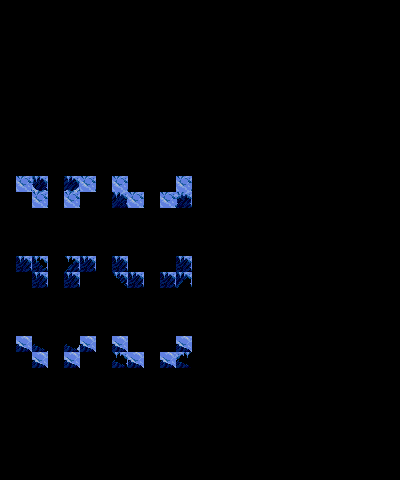

A level layout from a 2D game, rendered from its tile map. Below: a short description, then the map file with its tile-grid data intact:
An orthogonal 25x30 tile map with 16x16 px tiles, 4 tile layers (input_foreground, output1_foreground, output2_foreground, regions).

<map version="1.9" tiledversion="1.9.2" orientation="orthogonal" renderorder="right-down" width="25" height="30" tilewidth="16" tileheight="16" infinite="0" nextlayerid="7" nextobjectid="1">
 <tileset firstgid="1" name="foreground_ice" tilewidth="16" tileheight="16" tilecount="260" columns="20">
  <image source="../foreground/ice.png" width="320" height="208" />
 </tileset>
 <layer id="4" name="input_foreground" width="25" height="30">
  <data encoding="csv">
0,0,0,0,0,0,0,0,0,0,0,0,0,0,0,0,0,0,0,0,0,0,0,0,0,
0,0,0,0,0,0,0,0,0,0,0,0,0,0,0,0,0,0,0,0,0,0,0,0,0,
0,0,0,0,0,0,0,0,0,0,0,0,0,0,0,0,0,0,0,0,0,0,0,0,0,
0,0,0,0,0,0,0,0,0,0,0,0,0,0,0,0,0,0,0,0,0,0,0,0,0,
0,0,0,0,0,0,0,0,0,0,0,0,0,0,0,0,0,0,0,0,0,0,0,0,0,
0,0,0,0,0,0,0,0,0,0,0,0,0,0,0,0,0,0,0,0,0,0,0,0,0,
0,0,0,0,0,0,0,0,0,0,0,0,0,0,0,0,0,0,0,0,0,0,0,0,0,
0,0,0,0,0,0,0,0,0,0,0,0,0,0,0,0,0,0,0,0,0,0,0,0,0,
0,0,0,0,0,0,0,0,0,0,0,0,0,0,0,0,0,0,0,0,0,0,0,0,0,
0,0,0,0,0,0,0,0,0,0,0,0,0,0,0,0,0,0,0,0,0,0,0,0,0,
0,0,0,0,0,0,0,0,0,0,0,0,0,0,0,0,0,0,0,0,0,0,0,0,0,
0,10,125,0,125,10,0,10,0,0,0,10,0,0,0,0,0,0,0,0,0,0,0,0,0,
0,0,10,0,10,0,0,125,10,0,10,125,0,0,0,0,0,0,0,0,0,0,0,0,0,
0,0,0,0,0,0,0,0,0,0,0,0,0,0,0,0,0,0,0,0,0,0,0,0,0,
0,0,0,0,0,0,0,0,0,0,0,0,0,0,0,0,0,0,0,0,0,0,0,0,0,
0,0,0,0,0,0,0,0,0,0,0,0,0,0,0,0,0,0,0,0,0,0,0,0,0,
0,125,1,0,1,125,0,125,0,0,0,125,0,0,0,0,0,0,0,0,0,0,0,0,0,
0,0,125,0,125,0,0,1,125,0,125,1,0,0,0,0,0,0,0,0,0,0,0,0,0,
0,0,0,0,0,0,0,0,0,0,0,0,0,0,0,0,0,0,0,0,0,0,0,0,0,
0,0,0,0,0,0,0,0,0,0,0,0,0,0,0,0,0,0,0,0,0,0,0,0,0,
0,0,0,0,0,0,0,0,0,0,0,0,0,0,0,0,0,0,0,0,0,0,0,0,0,
0,10,1,0,1,10,0,10,0,0,0,10,0,0,0,0,0,0,0,0,0,0,0,0,0,
0,0,10,0,10,0,0,1,10,0,10,1,0,0,0,0,0,0,0,0,0,0,0,0,0,
0,0,0,0,0,0,0,0,0,0,0,0,0,0,0,0,0,0,0,0,0,0,0,0,0,
0,0,0,0,0,0,0,0,0,0,0,0,0,0,0,0,0,0,0,0,0,0,0,0,0,
0,0,0,0,0,0,0,0,0,0,0,0,0,0,0,0,0,0,0,0,0,0,0,0,0,
0,0,0,0,0,0,0,0,0,0,0,0,0,0,0,0,0,0,0,0,0,0,0,0,0,
0,0,0,0,0,0,0,0,0,0,0,0,0,0,0,0,0,0,0,0,0,0,0,0,0,
0,0,0,0,0,0,0,0,0,0,0,0,0,0,0,0,0,0,0,0,0,0,0,0,0,
0,0,0,0,0,0,0,0,0,0,0,0,0,0,0,0,0,0,0,0,0,0,0,0,0
</data>
 </layer>
 <layer id="3" name="output1_foreground" width="25" height="30">
  <data encoding="csv">
0,0,0,0,0,0,0,0,0,0,0,0,0,0,0,0,0,0,0,0,0,0,0,0,0,
0,0,0,0,0,0,0,0,0,0,0,0,0,0,0,0,0,0,0,0,0,0,0,0,0,
0,0,0,0,0,0,0,0,0,0,0,0,0,0,0,0,0,0,0,0,0,0,0,0,0,
0,0,0,0,0,0,0,0,0,0,0,0,0,0,0,0,0,0,0,0,0,0,0,0,0,
0,0,0,0,0,0,0,0,0,0,0,0,0,0,0,0,0,0,0,0,0,0,0,0,0,
0,0,0,0,0,0,0,0,0,0,0,0,0,0,0,0,0,0,0,0,0,0,0,0,0,
0,0,0,0,0,0,0,0,0,0,0,0,0,0,0,0,0,0,0,0,0,0,0,0,0,
0,0,0,0,0,0,0,0,0,0,0,0,0,0,0,0,0,0,0,0,0,0,0,0,0,
0,0,0,0,0,0,0,0,0,0,0,0,0,0,0,0,0,0,0,0,0,0,0,0,0,
0,0,0,0,0,0,0,0,0,0,0,0,0,0,0,0,0,0,0,0,0,0,0,0,0,
0,0,0,0,0,0,0,0,0,0,0,0,0,0,0,0,0,0,0,0,0,0,0,0,0,
0,10,59,0,138,10,0,10,0,0,0,10,0,0,0,0,0,0,0,0,0,0,0,0,0,
0,0,10,0,10,0,0,154,10,0,10,147,0,0,0,0,0,0,0,0,0,0,0,0,0,
0,0,0,0,0,0,0,0,0,0,0,0,0,0,0,0,0,0,0,0,0,0,0,0,0,
0,0,0,0,0,0,0,0,0,0,0,0,0,0,0,0,0,0,0,0,0,0,0,0,0,
0,0,0,0,0,0,0,0,0,0,0,0,0,0,0,0,0,0,0,0,0,0,0,0,0,
0,125,127,0,182,125,0,125,0,0,0,125,0,0,0,0,0,0,0,0,0,0,0,0,0,
0,0,125,0,125,0,0,184,125,0,125,134,0,0,0,0,0,0,0,0,0,0,0,0,0,
0,0,0,0,0,0,0,0,0,0,0,0,0,0,0,0,0,0,0,0,0,0,0,0,0,
0,0,0,0,0,0,0,0,0,0,0,0,0,0,0,0,0,0,0,0,0,0,0,0,0,
0,0,0,0,0,0,0,0,0,0,0,0,0,0,0,0,0,0,0,0,0,0,0,0,0,
0,10,40,0,41,10,0,10,0,0,0,10,0,0,0,0,0,0,0,0,0,0,0,0,0,
0,0,10,0,10,0,0,36,10,0,10,37,0,0,0,0,0,0,0,0,0,0,0,0,0,
0,0,0,0,0,0,0,0,0,0,0,0,0,0,0,0,0,0,0,0,0,0,0,0,0,
0,0,0,0,0,0,0,0,0,0,0,0,0,0,0,0,0,0,0,0,0,0,0,0,0,
0,0,0,0,0,0,0,0,0,0,0,0,0,0,0,0,0,0,0,0,0,0,0,0,0,
0,0,0,0,0,0,0,0,0,0,0,0,0,0,0,0,0,0,0,0,0,0,0,0,0,
0,0,0,0,0,0,0,0,0,0,0,0,0,0,0,0,0,0,0,0,0,0,0,0,0,
0,0,0,0,0,0,0,0,0,0,0,0,0,0,0,0,0,0,0,0,0,0,0,0,0,
0,0,0,0,0,0,0,0,0,0,0,0,0,0,0,0,0,0,0,0,0,0,0,0,0
</data>
 </layer>
 <layer id="5" name="output2_foreground" width="25" height="30">
  <data encoding="csv">
0,0,0,0,0,0,0,0,0,0,0,0,0,0,0,0,0,0,0,0,0,0,0,0,0,
0,0,0,0,0,0,0,0,0,0,0,0,0,0,0,0,0,0,0,0,0,0,0,0,0,
0,0,0,0,0,0,0,0,0,0,0,0,0,0,0,0,0,0,0,0,0,0,0,0,0,
0,0,0,0,0,0,0,0,0,0,0,0,0,0,0,0,0,0,0,0,0,0,0,0,0,
0,0,0,0,0,0,0,0,0,0,0,0,0,0,0,0,0,0,0,0,0,0,0,0,0,
0,0,0,0,0,0,0,0,0,0,0,0,0,0,0,0,0,0,0,0,0,0,0,0,0,
0,0,0,0,0,0,0,0,0,0,0,0,0,0,0,0,0,0,0,0,0,0,0,0,0,
0,0,0,0,0,0,0,0,0,0,0,0,0,0,0,0,0,0,0,0,0,0,0,0,0,
0,0,0,0,0,0,0,0,0,0,0,0,0,0,0,0,0,0,0,0,0,0,0,0,0,
0,0,0,0,0,0,0,0,0,0,0,0,0,0,0,0,0,0,0,0,0,0,0,0,0,
0,0,0,0,0,0,0,0,0,0,0,0,0,0,0,0,0,0,0,0,0,0,0,0,0,
0,10,59,0,138,10,0,10,0,0,0,10,0,0,0,0,0,0,0,0,0,0,0,0,0,
0,0,10,0,10,0,0,154,10,0,10,147,0,0,0,0,0,0,0,0,0,0,0,0,0,
0,0,0,0,0,0,0,0,0,0,0,0,0,0,0,0,0,0,0,0,0,0,0,0,0,
0,0,0,0,0,0,0,0,0,0,0,0,0,0,0,0,0,0,0,0,0,0,0,0,0,
0,0,0,0,0,0,0,0,0,0,0,0,0,0,0,0,0,0,0,0,0,0,0,0,0,
0,125,127,0,182,125,0,125,0,0,0,125,0,0,0,0,0,0,0,0,0,0,0,0,0,
0,0,125,0,125,0,0,184,125,0,125,134,0,0,0,0,0,0,0,0,0,0,0,0,0,
0,0,0,0,0,0,0,0,0,0,0,0,0,0,0,0,0,0,0,0,0,0,0,0,0,
0,0,0,0,0,0,0,0,0,0,0,0,0,0,0,0,0,0,0,0,0,0,0,0,0,
0,0,0,0,0,0,0,0,0,0,0,0,0,0,0,0,0,0,0,0,0,0,0,0,0,
0,10,40,0,41,10,0,10,0,0,0,10,0,0,0,0,0,0,0,0,0,0,0,0,0,
0,0,10,0,10,0,0,36,10,0,10,37,0,0,0,0,0,0,0,0,0,0,0,0,0,
0,0,0,0,0,0,0,0,0,0,0,0,0,0,0,0,0,0,0,0,0,0,0,0,0,
0,0,0,0,0,0,0,0,0,0,0,0,0,0,0,0,0,0,0,0,0,0,0,0,0,
0,0,0,0,0,0,0,0,0,0,0,0,0,0,0,0,0,0,0,0,0,0,0,0,0,
0,0,0,0,0,0,0,0,0,0,0,0,0,0,0,0,0,0,0,0,0,0,0,0,0,
0,0,0,0,0,0,0,0,0,0,0,0,0,0,0,0,0,0,0,0,0,0,0,0,0,
0,0,0,0,0,0,0,0,0,0,0,0,0,0,0,0,0,0,0,0,0,0,0,0,0,
0,0,0,0,0,0,0,0,0,0,0,0,0,0,0,0,0,0,0,0,0,0,0,0,0
</data>
 </layer>
 <layer id="1" name="regions" width="25" height="30">
  <data encoding="csv">
0,0,0,0,0,0,0,0,0,0,0,0,0,0,0,0,0,0,0,0,0,0,0,0,0,
0,0,0,0,0,0,0,0,0,0,0,0,0,0,0,0,0,0,0,0,0,0,0,0,0,
0,0,0,0,0,0,0,0,0,0,0,0,0,0,0,0,0,0,0,0,0,0,0,0,0,
0,0,0,0,0,0,0,0,0,0,0,0,0,0,0,0,0,0,0,0,0,0,0,0,0,
0,0,0,0,0,0,0,0,0,0,0,0,0,0,0,0,0,0,0,0,0,0,0,0,0,
0,0,0,0,0,0,0,0,0,0,0,0,0,0,0,0,0,0,0,0,0,0,0,0,0,
0,0,0,0,0,0,0,0,0,0,0,0,0,0,0,0,0,0,0,0,0,0,0,0,0,
0,0,0,0,0,0,0,0,0,0,0,0,0,0,0,0,0,0,0,0,0,0,0,0,0,
0,0,0,0,0,0,0,0,0,0,0,0,0,0,0,0,0,0,0,0,0,0,0,0,0,
0,0,0,0,0,0,0,0,0,0,0,0,0,0,0,0,0,0,0,0,0,0,0,0,0,
0,0,0,0,0,0,0,0,0,0,0,0,0,0,0,0,0,0,0,0,0,0,0,0,0,
0,36,36,0,36,36,0,36,0,0,0,36,0,0,0,0,0,0,0,0,0,0,0,0,0,
0,0,36,0,36,0,0,36,36,0,36,36,0,0,0,0,0,0,0,0,0,0,0,0,0,
0,0,0,0,0,0,0,0,0,0,0,0,0,0,0,0,0,0,0,0,0,0,0,0,0,
0,0,0,0,0,0,0,0,0,0,0,0,0,0,0,0,0,0,0,0,0,0,0,0,0,
0,0,0,0,0,0,0,0,0,0,0,0,0,0,0,0,0,0,0,0,0,0,0,0,0,
0,36,36,0,36,36,0,36,0,0,0,36,0,0,0,0,0,0,0,0,0,0,0,0,0,
0,0,36,0,36,0,0,36,36,0,36,36,0,0,0,0,0,0,0,0,0,0,0,0,0,
0,0,0,0,0,0,0,0,0,0,0,0,0,0,0,0,0,0,0,0,0,0,0,0,0,
0,0,0,0,0,0,0,0,0,0,0,0,0,0,0,0,0,0,0,0,0,0,0,0,0,
0,0,0,0,0,0,0,0,0,0,0,0,0,0,0,0,0,0,0,0,0,0,0,0,0,
0,178,178,0,178,178,0,178,0,0,0,178,0,0,0,0,0,0,0,0,0,0,0,0,0,
0,0,178,0,178,0,0,178,178,0,178,178,0,0,0,0,0,0,0,0,0,0,0,0,0,
0,0,0,0,0,0,0,0,0,0,0,0,0,0,0,0,0,0,0,0,0,0,0,0,0,
0,0,0,0,0,0,0,0,0,0,0,0,0,0,0,0,0,0,0,0,0,0,0,0,0,
0,0,0,0,0,0,0,0,0,0,0,0,0,0,0,0,0,0,0,0,0,0,0,0,0,
0,0,0,0,0,0,0,0,0,0,0,0,0,0,0,0,0,0,0,0,0,0,0,0,0,
0,0,0,0,0,0,0,0,0,0,0,0,0,0,0,0,0,0,0,0,0,0,0,0,0,
0,0,0,0,0,0,0,0,0,0,0,0,0,0,0,0,0,0,0,0,0,0,0,0,0,
0,0,0,0,0,0,0,0,0,0,0,0,0,0,0,0,0,0,0,0,0,0,0,0,0
</data>
 </layer>
</map>